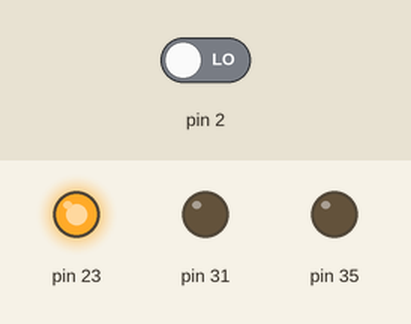
Bench run of a sketch on a simulated Arduino Mega 2560, built with avr-gcc and run on an emulated ATmega2560. Parts: output pins drawn as LEDs (lit = HIGH). The inputs (shaded band) are chosen by the test bench; at power-on: pin 2 LOW.

Above: at 1.2 s.
1.3 s: pin 2 driven HIGH
At 1.9 s:
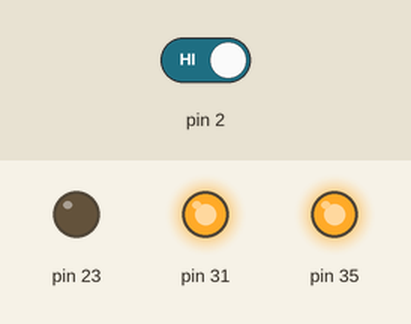
2.8 s: pin 2 driven LOW
At 4.2 s:
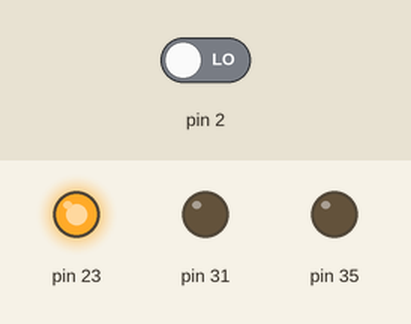
Timing chart, 0 to 5.8 s (numbered marks = the images above; inputs shaded):
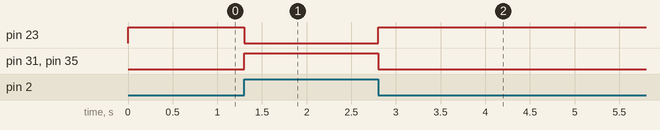

The sketch:

Pro12_door_onoff.ino
```cpp
void setup() {
pinMode(31, OUTPUT);
pinMode(23, OUTPUT);
pinMode(35, OUTPUT);
pinMode(2, INPUT);
}

void loop() {
 bool buttonState = digitalRead(2);

  if(buttonState  == HIGH) {
      digitalWrite(31 , HIGH);
      digitalWrite(23 , LOW);
      digitalWrite(35 , HIGH);
   }

   else {
       digitalWrite(31 , LOW);
       digitalWrite(23 , HIGH);
       digitalWrite(35 , LOW);
    }
}
```

Measured:
- after the input at 1.3 s, pin 23: HIGH → LOW at once; pin 31, pin 35: LOW → HIGH at once
- after the input at 2.8 s, pin 23: LOW → HIGH at once; pin 31, pin 35: HIGH → LOW at once
